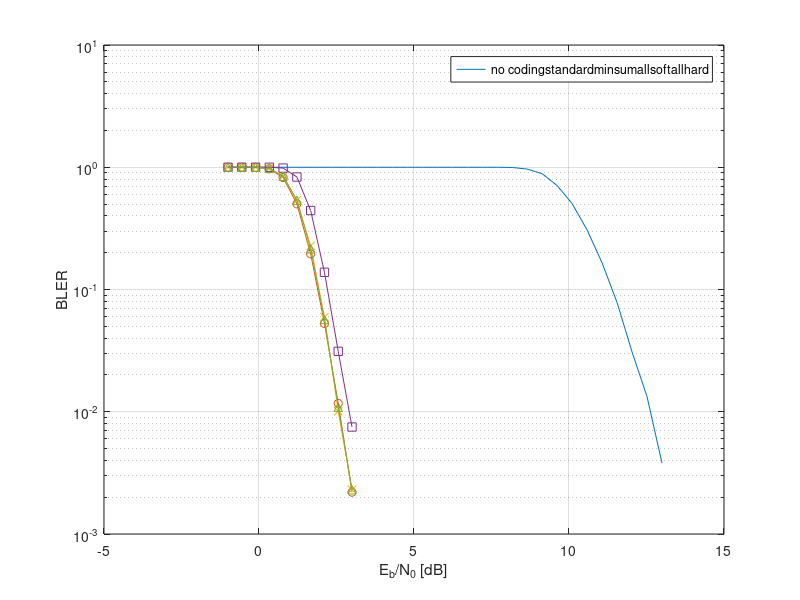

Here is the MATLAB script that generated this plot:
%% 绘制 BLER - Eb/N0 图像
clear; clc; close all;
figure(); subplot(111);
%% 对数纵轴
% 使用tanh运算计算的标准译码算法
standard_decode = load("Lword-1024_standard.mat");
% 使用近似运算的最小和译码算法
minsum_decode = load("Lword-1024_minsum.mat");
% 使用全纯软运算的译码算法
allsoft_decode = load("Lword-1024_allsoft.mat");
% 使用全纯硬运算的译码算法
allhard_decode = load("Lword-1024_allhard.mat");
% 没有任何编码的误块率
nocoding = load("Lword-1024_nocoding.mat");
% 绘图
semilogy(nocoding.EbN0_dBs, nocoding.blers, "-", ...
    standard_decode.EbN0_dBs, standard_decode.blers, "-o", ...
    minsum_decode.EbN0_dBs, minsum_decode.blers, "-x", ...
    allsoft_decode.EbN0_dBs, allsoft_decode.blers, "-s", ...
    allhard_decode.EbN0_dBs, allhard_decode.blers, "-^");
grid on;
legend(["no coding", "standard", "minsum", "allsoft", "allhard"]);
xlabel("E_b/N_0 [dB]"); ylabel("BLER");

